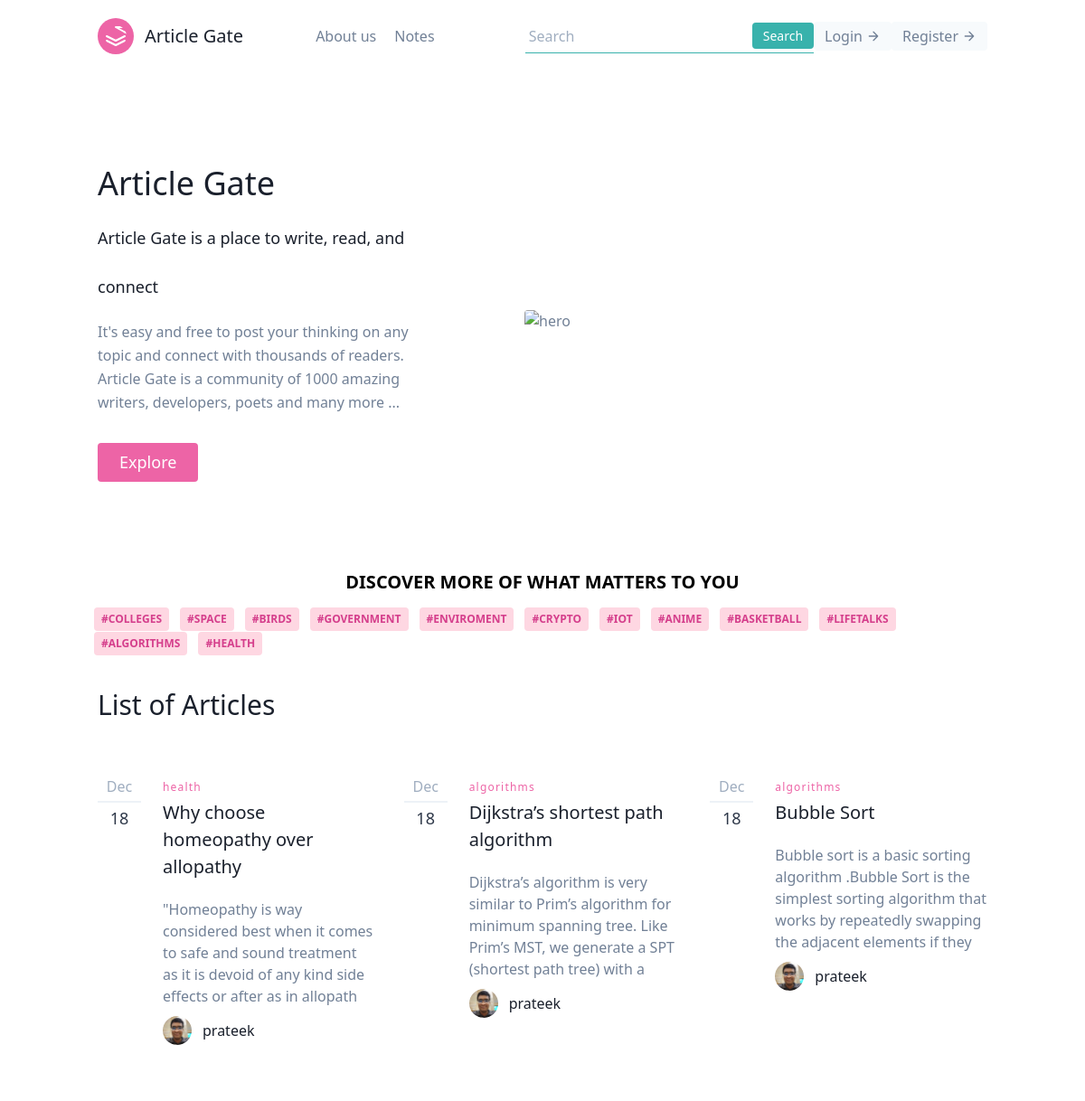
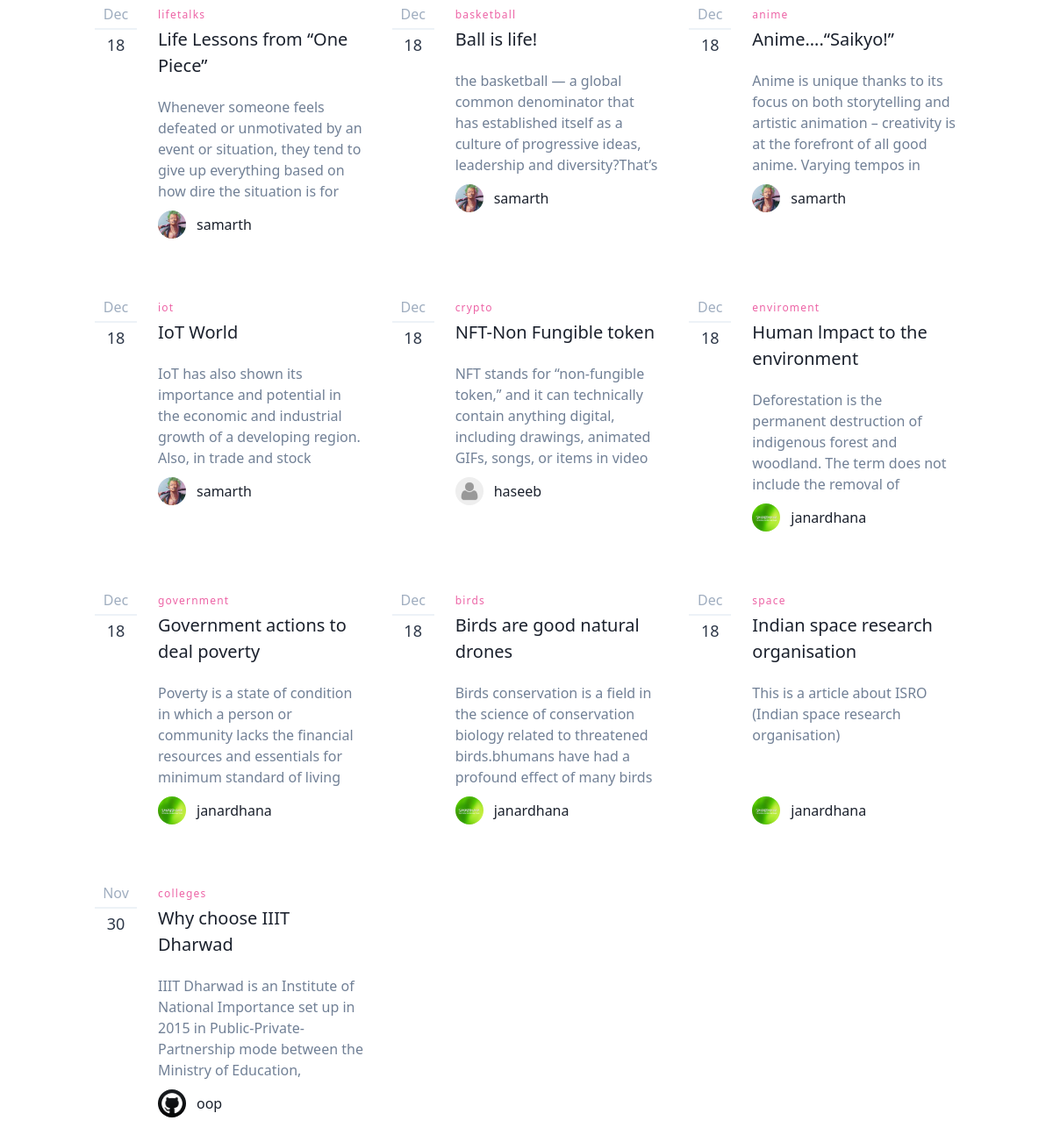
The page / on the database its author committed (2 pictures, top to bottom).
### article/models.py (models this page shows, shortened)
class Tag(models.Model):
    post = models.ForeignKey(Post, on_delete=models.CASCADE)
    tag = models.CharField(max_length=25)

class Post(models.Model):
    title = models.CharField(max_length=50)
    about = models.CharField(default="",max_length=200)
    content = RichTextField(blank=True, null=True)
    author = models.ForeignKey(User, on_delete=models.CASCADE, blank=True, null=True)
    date_posted = models.DateTimeField(default=timezone.now)
    likes = models.IntegerField(default=0)
    views = models.IntegerField(default=0)
    tags  = models.CharField(default="",max_length=150)

### user/models.py (models this page shows, shortened)
class Profile(models.Model):
    user = models.OneToOneField(User, on_delete=models.CASCADE)
    image = models.ImageField(default='default.jpg',upload_to='profile_pics')
    name = models.CharField(default="User", max_length=25)
    aboutme = models.CharField(default="", max_length=10000)
    phone_no = models.CharField(default="",max_length=13)
    github = models.CharField(default="https://github.com/", max_length=100)
    linkedin = models.CharField(default="https://www.linkedin.com/feed/", max_length=100)
    twitter = models.CharField(default="https://twitter.com/?lang=en", max_length=100)
    instagram = models.CharField(default="https://www.instagram.com/", max_length=100)
    website = models.CharField(default="https://iiitdwd.ac.in/", max_length=100)

### article/views.py (the view)
# urls.py: path('',views.home, name='article-home'),
def home(request):
    check = 0
    list_tags = []
    l_tags_intial = Tag.objects.all()
    for i in l_tags_intial:
        if i.tag not in list_tags:
            list_tags.append(i.tag)
    print(list_tags)
    context = {
            'posts': Post.objects.order_by('-date_posted')[:50],
            'list_tags':list_tags,
        }
    return render(request , 'article/home1.html', context)

### article/templates/article/home1.html (shortened to what this page needs)
<!DOCTYPE html>
<html lang="en">
<head>
  <link href="https://unpkg.com/tailwindcss@^1.0/dist/tailwind.min.css" rel="stylesheet">
</head>
<body>
  <header class="text-gray-600 body-font">
    <div class="container mx-auto flex flex-wrap p-5 flex-col md:flex-row items-center">
      <a class="flex title-font font-medium items-center text-gray-900 mb-4 md:mb-0">
        <svg xmlns="http://www.w3.org/2000/svg" fill="none" stroke="currentColor" stroke-linecap="round"
          stroke-linejoin="round" stroke-width="2" class="w-10 h-10 text-white p-2 bg-pink-500 rounded-full"
          viewBox="0 0 24 24">
          <path d="M12 2L21 7l10 5 10-5-10-5zM2 17l10 5 10-5M2 12l10 5 10-5"></path>
        </svg>
        <span class="ml-3 text-xl">Article Gate</span>
      </a>
      <nav class="md:ml-auto md:mr-auto flex flex-wrap items-center text-base justify-center">
        <a class="mr-5 hover:text-gray-900">About us</a>
        <a class="mr-5 hover:text-gray-900">Notes </a>
      </nav>
      <form method="get" action="/article/search">
        <div class="flex items-center border-b border-teal-500 py-1">
          <input
            class="appearance-none bg-transparent border-none w-full text-gray-700 mr-3 py-0 px-1 leading-tight focus:outline-none"
            type="text" placeholder="Search" aria-label="Full name" name="query" id="search">
          <button
            class="flex-shrink-0 bg-teal-500 hover:bg-teal-700 border-teal-500 hover:border-teal-700 text-sm border-4 text-white py-0 px-2 rounded"
            type="submit">
            Search
          </button>
        </div>
      </form>
      {% if user.is_authenticated %}
      <button
        class="inline-flex items-center bg-gray-100 border-0 py-1 px-3 focus:outline-none hover:bg-gray-200 rounded text-base mt-4 md:mt-0">
        <a href="{% url 'article:addArticle' %}">Create Post</a>
      </button>
      <button
        class="inline-flex items-center bg-gray-100 border-0 py-1 px-3 focus:outline-none hover:bg-gray-200 rounded text-base mt-4 md:mt-0">
        <a href="{% url 'profileView' %}">{{ user.username }}</a>
      </button>
      <button
        class="inline-flex items-center bg-gray-100 border-0 py-1 px-3 focus:outline-none hover:bg-gray-200 rounded text-base mt-4 md:mt-0">
        <a href="{% url 'logout' %}">Logout</a>
        <svg fill="none" stroke="currentColor" stroke-linecap="round" stroke-linejoin="round" stroke-width="2"
          class="w-4 h-4 ml-1" viewBox="0 0 24 24">
          <path d="M5 12h14M12 5l7 7-7 7"></path>
        </svg>
      </button>
      {% else %}
      <button
        class="inline-flex items-center bg-gray-100 border-0 py-1 px-3 focus:outline-none hover:bg-gray-200 rounded text-base mt-4 md:mt-0">
        <a href="{% url 'login' %}">Login</a>
        <svg fill="none" stroke="currentColor" stroke-linecap="round" stroke-linejoin="round" stroke-width="2"
          class="w-4 h-4 ml-1" viewBox="0 0 24 24">
          <path d="M5 12h14M12 5l7 7-7 7"></path>
        </svg>
      </button>
      <button
        class="inline-flex items-center bg-gray-100 border-0 py-1 px-3 focus:outline-none hover:bg-gray-200 rounded text-base mt-4 md:mt-0">
        <a href="{% url 'signUp' %}">Register</a>
        <svg fill="none" stroke="currentColor" stroke-linecap="round" stroke-linejoin="round" stroke-width="2"
          class="w-4 h-4 ml-1" viewBox="0 0 24 24">
          <path d="M5 12h14M12 5l7 7-7 7"></path>
        </svg>
      </button>
      {% endif %}
    </div>
  </header>
  <section class="text-gray-600 body-font">
    <div class="container mx-auto flex px-5 py-24 md:flex-row flex-col items-center">
      <div
        class="lg:flex-grow md:w-1/2 lg:pr-24 md:pr-16 flex flex-col md:items-start md:text-left mb-16 md:mb-0 items-center text-center">
        <h1 class="title-font sm:text-4xl text-3xl mb-4 font-medium text-gray-900">Article Gate
          <br class="hidden lg:inline-block "> <span style="font-size: large;"> Article Gate is a place to write, read,
            and connect</span>
        </h1>
        <p class="mb-8 leading-relaxed">It's easy and free to post your thinking on any topic and connect with thousands
          of readers. Article Gate is a community of 1000 amazing writers, developers, poets and many more ...</p>
        <div class="flex justify-center">
          <button
            class="inline-flex text-white bg-pink-500 border-0 py-2 px-6 focus:outline-none hover:bg-pink-600 rounded text-lg">Explore </button>
        </div>
      </div>
      <div class="lg:max-w-lg lg:w-full md:w-1/2 w-5/6">
        <img class="object-cover object-center rounded" alt="hero"
          src="https://neilpatel.com/wp-content/uploads/2017/08/blog.jpg">
      </div>
    </div>
  </section>
  <div class="relative flex mx-24 flex-wrap items-stretch mb-3" >
    <h3 class="mx-auto text-xl font-semibold">DISCOVER MORE OF WHAT MATTERS TO YOU</h3>
  </div>
  <div class="relative flex mx-24 flex-wrap items-stretch mb-3">
    <span
      class="z-10 h-full leading-snug font-bold absolute text-center text-blueGray-300 absolute bg-transparent rounded text-base items-center justify-center w-8 right-0 pr-3 py-3 font-bold">
    </span>
    {% for t in list_tags %}
    <a href="{% url 'article:tagName' t %}">
      <span
      class="text-xs font-semibold inline-block py-1 px-2 mx-2 uppercase rounded text-pink-600 bg-pink-200 uppercase last:mr-0 mr-1">
      #{{ t }}
    </span>
  </a>
    {% endfor %}
  </div>
  <section class="text-gray-600 body-font">
    <div class="container px-5 py-5 mx-auto flex items-center md:flex-row flex-col">
      <div class="flex flex-col md:pr-10 md:mb-0 mb-6 pr-0 w-full md:w-auto md:text-left text-center">
        <h1 class="md:text-3xl text-2xl font-medium title-font text-gray-900" id="list">List of Articles</h1>
      </div>
    </div>
  </section>
  <section class="text-gray-600 body-font">
    <div class="container px-5 py-10 mx-auto">
      <div class="flex flex-wrap -mx-4 -my-8">
        {% for post in posts %}
        <div class="py-8 px-4 lg:w-1/3" ">
          <div class=" h-full flex items-start">
          <div class="w-12 flex-shrink-0 flex flex-col text-center leading-none">
            <span class="text-gray-500 pb-2 mb-2 border-b-2 border-gray-200">{{post.date_posted|date:"M"}}</span>
            <span class="font-medium text-lg text-gray-800 title-font leading-none">{{post.date_posted|date:"d"}}</span>
          </div>
          <div class="flex-grow pl-6">
            <h2 class="tracking-widest text-xs title-font font-medium text-pink-500 mb-1">{{ post.tags }}</h2>
            <h1 class="title-font text-xl font-medium text-gray-900 mb-3"> <a
                href="{% url 'article:fullArticle' post.title post.id %}"> {{ post.title }}</a></h1>
            <p class="leading-relaxed mb-5" ">
                <div style=" height: 125px; overflow: hidden; margin-bottom: 5px;">
              <a href="{% url 'article:fullArticle' post.title post.id %}"> {{ post.about }} </a>
          </div>
          </p>
          <a class="inline-flex items-center">
            <img alt="blog" src="{{ post.author.profile.image.url }}"
              class="w-8 h-8 rounded-full flex-shrink-0 object-cover object-center">
            <span class="flex-grow flex flex-col pl-3">
              <span class="title-font font-medium text-gray-900">{{ post.author }}</span>
            </span>
          </a>
        </div>
      </div>
    </div>
    {% endfor %}
    </div>
    </div>
  </section>
</body>
</html>

### rows shown on the page
Tag: list_tags "COLLEGES"
Tag: list_tags "SPACE"
Tag: list_tags "BIRDS"
Tag: list_tags "GOVERNMENT"
Tag: list_tags "ENVIROMENT"
Tag: list_tags "CRYPTO"
Tag: list_tags "IOT"
Tag: list_tags "ANIME"
Tag: list_tags "BASKETBALL"
Tag: list_tags "LIFETALKS"
Tag: list_tags "ALGORITHMS"
Tag: list_tags "HEALTH"
Post: date_posted "Dec", date_posted "18", tags "health", title "Why choose homeopathy over allopathy", about "\"Homeopathy is way considered best when it comes to safe and sound treatment as it is devoid of any kind side effects or after as in allopath…", author.profile.image (picture), author "prateek"
Post: date_posted "Dec", date_posted "18", tags "algorithms", title "Dijkstra’s shortest path algorithm", about "Dijkstra’s algorithm is very similar to Prim’s algorithm for minimum spanning tree. Like Prim’s MST, we generate a SPT (shortest path tree) with a…", author.profile.image (picture), author "prateek"
Post: date_posted "Dec", date_posted "18", tags "algorithms", title "Bubble Sort", about "Bubble sort is a basic sorting algorithm .Bubble Sort is the simplest sorting algorithm that works by repeatedly swapping the adjacent elements if they…", author.profile.image (picture), author "prateek"
Post: date_posted "Dec", date_posted "18", tags "lifetalks", title "Life Lessons from “One Piece”", about "Whenever someone feels defeated or unmotivated by an event or situation, they tend to give up everything based on how dire the situation is for…", author.profile.image (picture), author "samarth"
Post: date_posted "Dec", date_posted "18", tags "basketball", title "Ball is life!", about "the basketball — a global common denominator that has established itself as a culture of progressive ideas, leadership and diversity?That’s…", author.profile.image (picture), author "samarth"
Post: date_posted "Dec", date_posted "18", tags "anime", title "Anime….“Saikyo!”", about "Anime is unique thanks to its focus on both storytelling and artistic animation – creativity is at the forefront of all good anime. Varying tempos in…", author.profile.image (picture), author "samarth"
Post: date_posted "Dec", date_posted "18", tags "iot", title "IoT World", about "IoT has also shown its importance and potential in the economic and industrial growth of a developing region. Also, in trade and stock…", author.profile.image (picture), author "samarth"
Post: date_posted "Dec", date_posted "18", tags "crypto", title "NFT-Non Fungible token", about "NFT stands for “non-fungible token,” and it can technically contain anything digital, including drawings, animated GIFs, songs, or items in video…", author.profile.image (placeholder picture), author "haseeb"
Post: date_posted "Dec", date_posted "18", tags "enviroment", title "Human lmpact to the environment", about "Deforestation is the permanent destruction of indigenous forest and woodland. The term does not include the removal of…", author.profile.image (picture), author "janardhana"
Post: date_posted "Dec", date_posted "18", tags "government", title "Government actions to deal poverty", about "Poverty is a state of condition in which a person or community lacks the financial resources and essentials for minimum standard of living", author.profile.image (picture), author "janardhana"
Post: date_posted "Dec", date_posted "18", tags "birds", title "Birds are good natural drones", about "Birds conservation is a field in the science of conservation biology related to threatened birds.bhumans have had a profound effect of many birds…", author.profile.image (picture), author "janardhana"
Post: date_posted "Dec", date_posted "18", tags "space", title "Indian space research organisation", about "This is a article about ISRO (Indian space research organisation)", author.profile.image (picture), author "janardhana"
Post: date_posted "Nov", date_posted "30", tags "colleges", title "Why choose IIIT Dharwad", about "IIIT Dharwad is an Institute of National Importance set up in 2015 in Public-Private-Partnership mode between the Ministry of Education,…", author.profile.image (picture), author "oop"
